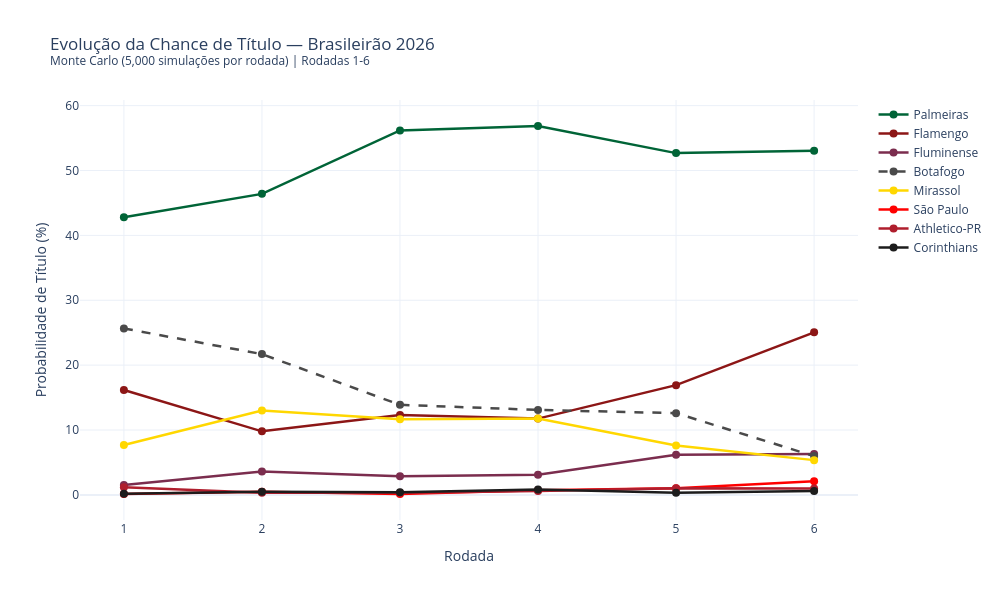

Here is the notebook cell this chart was saved with:
### Code cell
# === GRÁFICO 1: EVOLUÇÃO DA CHANCE DE TÍTULO ===

# Top times com chance de título
top_titulo = sorted(times_2026, key=lambda t: evolucao[t]['titulo'][-1], reverse=True)[:8]
top_titulo = [t for t in top_titulo if evolucao[t]['titulo'][-1] > 0.5]

cores_times = {
    'Palmeiras': '#006437', 'Flamengo': '#8C1616', 'São Paulo': '#FF0000',
    'Corinthians': '#1C1C1C', 'Botafogo': '#4A4A4A', 'Fluminense': '#7B2D4E',
    'Atlético-MG': '#2E2E2E', 'Internacional': '#E30613', 'Grêmio': '#0A6AB6',
    'Cruzeiro': '#003DA5', 'Santos': '#6B6B6B', 'Vasco': '#333333',
    'Bahia': '#004A99', 'Athletico-PR': '#AF1E2D', 'Mirassol': '#FFD700',
    'Coritiba': '#006631', 'Bragantino': '#B22222', 'Vitória': '#FF4500',
    'Chapecoense': '#006633', 'Remo': '#003DA5',
}

# Padrões de linha para times com cores similares
dash_times = {
    'Corinthians': 'solid', 'Botafogo': 'dash', 'Santos': 'dot', 'Vasco': 'dashdot',
    'Atlético-MG': 'longdash',
}

fig_tit = go.Figure()
for time in top_titulo:
    fig_tit.add_trace(go.Scatter(
        x=rodadas_simuladas,
        y=evolucao[time]['titulo'],
        mode='lines+markers',
        name=time,
        line=dict(color=cores_times.get(time, '#888'), width=2.5,
                  dash=dash_times.get(time, 'solid')),
        marker=dict(size=8),
        hovertemplate=f'{time}<br>Rodada %{{x}}<br>Chance título: %{{y:.1f}}%<extra></extra>'
    ))

fig_tit.update_layout(
    title=f'Evolução da Chance de Título — Brasileirão 2026<br>'
          f'<sup>Monte Carlo ({N_SIMULACOES:,} simulações por rodada) | Rodadas 1-{rodada_max}</sup>',
    xaxis_title='Rodada',
    yaxis_title='Probabilidade de Título (%)',
    template='plotly_white',
    width=1000, height=600,
    xaxis=dict(dtick=1),
    hovermode='x unified',
    legend=dict(x=1.02, y=1)
)

fig_tit.show()
path = '../charts/evolucao_titulo.html'
fig_tit.write_html(path, include_plotlyjs='cdn')

# Adiciona descrição estatística
_desc = "Série temporal da probabilidade de título via simulação Monte Carlo, evidenciando a convergência ou divergência das chances ao longo das rodadas."
with open(path) as f:
    html = f.read()
html = html.replace('<div>', f'<p style="text-align:center;color:#666;font-size:13px;font-family:sans-serif;margin:8px 0 0 0;">{_desc}</p>\n<div>', 1)
with open(path, 'w') as f:
    f.write(html)

print('Gráfico exportado: charts/evolucao_titulo.html')

### Figure 1 — Plotly figure (JSON) as saved in the notebook; plotly's stock layout.template omitted (floating-point values rounded to 4 significant figures)
{"data": [{"hovertemplate": "Palmeiras<br>Rodada %{x}<br>Chance título: %{y:.1f}%<extra></extra>", "line": {"color": "#006437", "dash": "solid", "width": 2.5}, "marker": {"size": 8}, "mode": "lines+markers", "name": "Palmeiras", "type": "scatter", "x": [1, 2, 3, 4, 5, 6], "y": [42.8, 46.4, 56.18, 56.86, 52.68, 53.04]}, {"hovertemplate": "Flamengo<br>Rodada %{x}<br>Chance título: %{y:.1f}%<extra></extra>", "line": {"color": "#8C1616", "dash": "solid", "width": 2.5}, "marker": {"size": 8}, "mode": "lines+markers", "name": "Flamengo", "type": "scatter", "x": [1, 2, 3, 4, 5, 6], "y": [16.16, 9.8, 12.3, 11.76, 16.92, 25.06]}, {"hovertemplate": "Fluminense<br>Rodada %{x}<br>Chance título: %{y:.1f}%<extra></extra>", "line": {"color": "#7B2D4E", "dash": "solid", "width": 2.5}, "marker": {"size": 8}, "mode": "lines+markers", "name": "Fluminense", "type": "scatter", "x": [1, 2, 3, 4, 5, 6], "y": [1.54, 3.6, 2.88, 3.12, 6.18, 6.3]}, {"hovertemplate": "Botafogo<br>Rodada %{x}<br>Chance título: %{y:.1f}%<extra></extra>", "line": {"color": "#4A4A4A", "dash": "dash", "width": 2.5}, "marker": {"size": 8}, "mode": "lines+markers", "name": "Botafogo", "type": "scatter", "x": [1, 2, 3, 4, 5, 6], "y": [25.66, 21.7, 13.88, 13.1, 12.6, 5.98]}, {"hovertemplate": "Mirassol<br>Rodada %{x}<br>Chance título: %{y:.1f}%<extra></extra>", "line": {"color": "#FFD700", "dash": "solid", "width": 2.5}, "marker": {"size": 8}, "mode": "lines+markers", "name": "Mirassol", "type": "scatter", "x": [1, 2, 3, 4, 5, 6], "y": [7.68, 13.0, 11.68, 11.78, 7.6, 5.36]}, {"hovertemplate": "São Paulo<br>Rodada %{x}<br>Chance título: %{y:.1f}%<extra></extra>", "line": {"color": "#FF0000", "dash": "solid", "width": 2.5}, "marker": {"size": 8}, "mode": "lines+markers", "name": "São Paulo", "type": "scatter", "x": [1, 2, 3, 4, 5, 6], "y": [0.14, 0.5, 0.14, 0.7, 1.02, 2.1]}, {"hovertemplate": "Athletico-PR<br>Rodada %{x}<br>Chance título: %{y:.1f}%<extra></extra>", "line": {"color": "#AF1E2D", "dash": "solid", "width": 2.5}, "marker": {"size": 8}, "mode": "lines+markers", "name": "Athletico-PR", "type": "scatter", "x": [1, 2, 3, 4, 5, 6], "y": [1.18, 0.34, 0.32, 0.62, 1.04, 0.98]}, {"hovertemplate": "Corinthians<br>Rodada %{x}<br>Chance título: %{y:.1f}%<extra></extra>", "line": {"color": "#1C1C1C", "dash": "solid", "width": 2.5}, "marker": {"size": 8}, "mode": "lines+markers", "name": "Corinthians", "type": "scatter", "x": [1, 2, 3, 4, 5, 6], "y": [0.18, 0.5, 0.4, 0.84, 0.34, 0.62]}], "layout": {"height": 600, "hovermode": "x unified", "legend": {"x": 1.02, "y": 1}, "title": {"text": "Evolução da Chance de Título — Brasileirão 2026<br><sup>Monte Carlo (5,000 simulações por rodada) | Rodadas 1-6</sup>"}, "width": 1000, "xaxis": {"dtick": 1, "title": {"text": "Rodada"}}, "yaxis": {"title": {"text": "Probabilidade de Título (%)"}}}}
